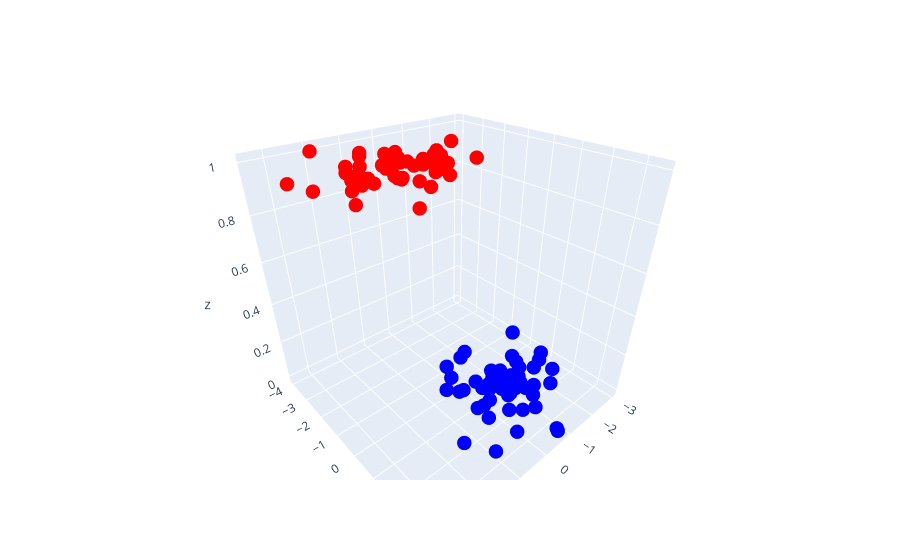

The cell this chart's notebook holds for it:
### Code cell
fig = go.Figure(data=[go.Scatter3d(x=x2[:,0], y=x2[:,1], z=y2, marker=dict(colorscale='picnic',color=y2, size=5),     mode='markers')],layout=dict(height=800))
fig.show()
